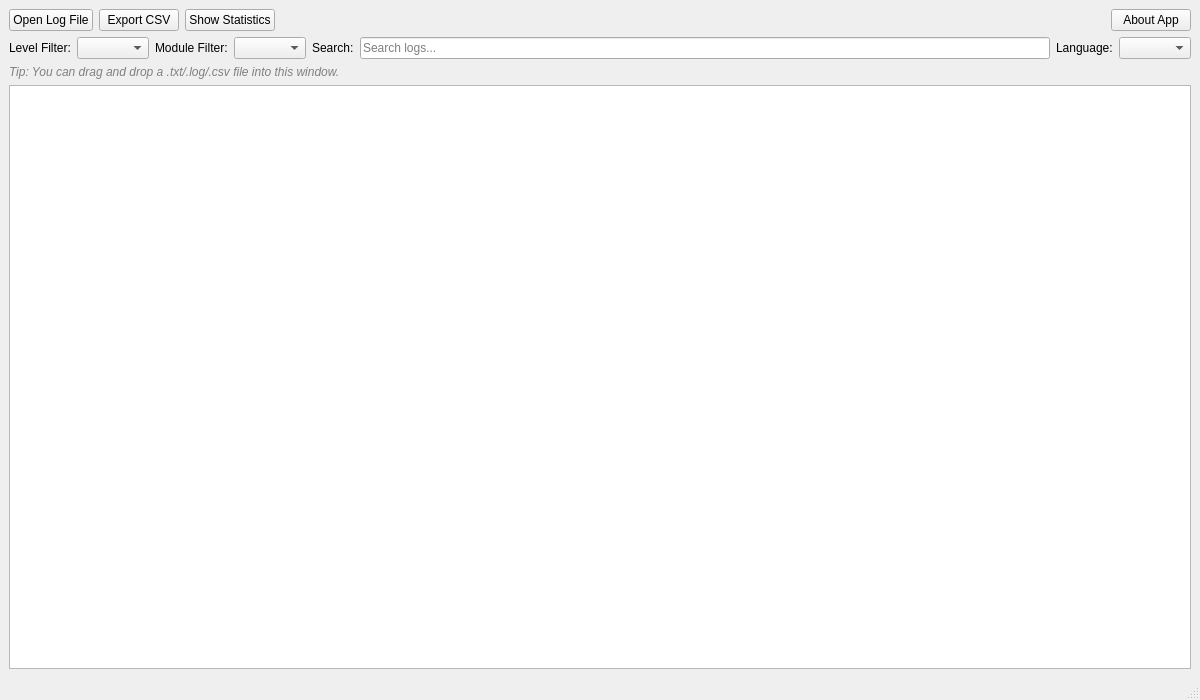
<?xml version="1.0" encoding="UTF-8"?>
<ui version="4.0">
 <class>MainWindow</class>
 <widget class="QMainWindow" name="MainWindow">
  <property name="geometry">
   <rect>
    <x>0</x>
    <y>0</y>
    <width>1200</width>
    <height>700</height>
   </rect>
  </property>
  <property name="windowTitle">
   <string>CAN Log Analyzer</string>
  </property>
  <widget class="QWidget" name="centralwidget">
   <layout class="QVBoxLayout" name="verticalLayout">
    <item>
     <layout class="QHBoxLayout" name="horizontalLayout_Buttons">
      <item>
       <widget class="QPushButton" name="openLogButton">
        <property name="text">
         <string>Open Log File</string>
        </property>
       </widget>
      </item>
      <item>
       <widget class="QPushButton" name="exportCsvButton">
        <property name="text">
         <string>Export CSV</string>
        </property>
       </widget>
      </item>
      <item>
       <widget class="QPushButton" name="statisticsButton">
        <property name="text">
         <string>Show Statistics</string>
        </property>
       </widget>
      </item>
      <item>
       <spacer name="horizontalSpacer_1">
        <property name="orientation">
         <enum>Qt::Orientation::Horizontal</enum>
        </property>
        <property name="sizeHint" stdset="0">
         <size>
          <width>40</width>
          <height>20</height>
         </size>
        </property>
       </spacer>
      </item>
      <item>
       <widget class="QPushButton" name="aboutButton">
        <property name="text">
         <string>About App</string>
        </property>
       </widget>
      </item>
     </layout>
    </item>
    <item>
     <layout class="QHBoxLayout" name="horizontalLayout_Filters">
      <item>
       <widget class="QLabel" name="filterLabel">
        <property name="text">
         <string>Level Filter:</string>
        </property>
       </widget>
      </item>
      <item>
       <widget class="QComboBox" name="levelFilterComboBox"/>
      </item>
      <item>
       <widget class="QLabel" name="moduleFilterLabel">
        <property name="text">
         <string>Module Filter:</string>
        </property>
       </widget>
      </item>
      <item>
       <widget class="QComboBox" name="moduleFilterComboBox"/>
      </item>
      <item>
       <widget class="QLabel" name="searchLabel">
        <property name="text">
         <string>Search:</string>
        </property>
       </widget>
      </item>
      <item>
       <widget class="QLineEdit" name="searchLineEdit">
        <property name="placeholderText">
         <string>Search logs...</string>
        </property>
       </widget>
      </item>
      <item>
       <widget class="QLabel" name="languageLabel">
        <property name="text">
         <string>Language:</string>
        </property>
       </widget>
      </item>
      <item>
       <widget class="QComboBox" name="languageComboBox"/>
      </item>
     </layout>
    </item>
    <item>
     <widget class="QLabel" name="dropHintLabel">
      <property name="styleSheet">
       <string>color: gray; font-style: italic;</string>
      </property>
      <property name="text">
       <string>Tip: You can drag and drop a .txt/.log/.csv file into this window.</string>
      </property>
     </widget>
    </item>
    <item>
     <widget class="QTableView" name="logTableView">
      <property name="alternatingRowColors">
       <bool>true</bool>
      </property>
     </widget>
    </item>
   </layout>
  </widget>
  <widget class="QStatusBar" name="statusbar"/>
 </widget>
 <resources/>
 <connections/>
</ui>
